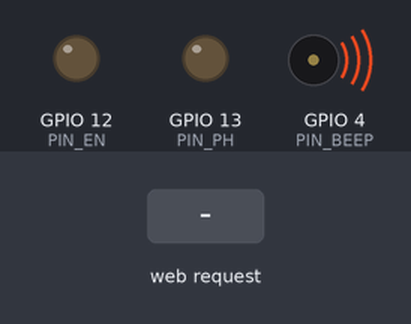
The sketch below on a simulated ESP8266 (NodeMCU). On the bench: output pins drawn as LEDs (lit = HIGH), buzzer (waves = sounding, pin HIGH). Inputs (shaded band) come from the test bench. WiFi joins after 1.5 s; servers stay silent unless stated; what the sketch prints to the serial monitor is not drawn.

Above: at 2.7 s.
2.8 s: HTTP request GET /0 received
At 3.6 s:
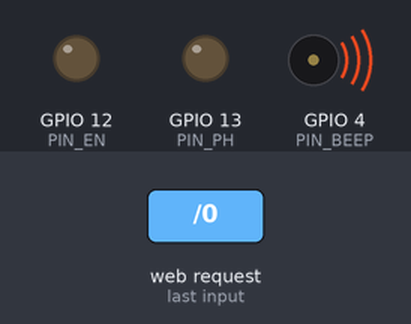
4.3 s: HTTP request GET /1 received
At 4.7 s:
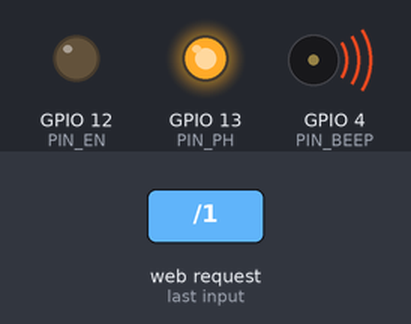
Timing chart, 0 to 7.3 s (numbered marks = the images above; inputs shaded):
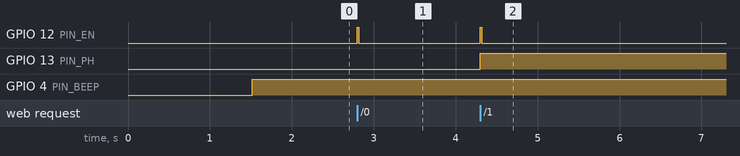

Measured:
- after the input at 2.8 s, GPIO 12 (PIN_EN): LOW → HIGH at once, → LOW 0.02 s later
- after the input at 4.3 s, GPIO 12 (PIN_EN): LOW → HIGH at once, → LOW 0.02 s later; GPIO 13 (PIN_PH): LOW → HIGH at once

The sketch:

ESPBeepAndDing.ino
```cpp
// Load this code onto the ESP8266-based board running each Santa ringer.
// Connect a piezo buzzer to pin 4, if desired.
// Connect a motor driver with Phase and Enable inputs (I used a TI
// DRV8838 on a Pololu carrier) to pins 12 and 13.

#include <ESP8266WiFi.h>          //https://github.com/esp8266/Arduino

//needed for library
#include <DNSServer.h>
#include <ESP8266WebServer.h>
#include <ESP8266mDNS.h>
#include <WiFiManager.h>          //https://github.com/tzapu/WiFiManager

#define PIN_BEEP 4
#define PIN_EN 12
#define PIN_PH 13

#define TIME_ON 15 //ms

// Create an instance of the server
// specify the port to listen on as an argument
ESP8266WebServer server(80);

char hname[11] = "beepXXXXXX";

void setup() {
  byte mac[6];

  digitalWrite(PIN_EN, LOW);
  digitalWrite(PIN_PH, LOW);
  pinMode(PIN_EN, OUTPUT);
  pinMode(PIN_PH, OUTPUT);

  Serial.begin(9600);

  //WiFiManager
  //Local intialization. Once its business is done, there is no need to keep it around
  WiFiManager wifiManager;

   //exit after config instead of connecting
   wifiManager.setBreakAfterConfig(true);

  //reset settings - for testing
  //wifiManager.resetSettings();

  //fetches ssid and pass and tries to connect
  //if it does not connect it starts an access point
  //and goes into a blocking loop awaiting configuration
  if(!wifiManager.autoConnect()) {
    Serial.println("failed to connect and hit timeout");
    delay(3000);
    //reset and try again, or maybe put it to deep sleep
    ESP.reset();
    delay(5000);
  }

  //if you get here you have connected to the WiFi
  Serial.println("connected...yeey :)");

  // Print the IP address
  Serial.println(WiFi.localIP());

  WiFi.macAddress(mac);
  sprintf(hname+4, "%02X%02X%02X", mac[3], mac[4], mac[5]);

  if (MDNS.begin(hname)) {
    Serial.println("MDNS responder started");
  }

  pinMode(PIN_BEEP, OUTPUT);

  //server.on("/", handleRoot);
  server.onNotFound(handleNotFound);

  server.on("/0", [](){
    digitalWrite(PIN_PH, LOW);
    digitalWrite(PIN_EN, HIGH);
    delay(TIME_ON);
    digitalWrite(PIN_EN, LOW);
    server.send(200, "text/plain", "ding");
  });

  server.on("/1", [](){
    digitalWrite(PIN_PH, HIGH);
    digitalWrite(PIN_EN, HIGH);
    delay(TIME_ON);
    digitalWrite(PIN_EN, LOW);
    server.send(200, "text/plain", "dong");
  });

  // Start the server
  server.begin();
  Serial.println("Server started");
}

volatile unsigned int freq = 0;

void loop(void){
  server.handleClient();

  if (freq == 0) {
    analogWrite(PIN_BEEP, PWMRANGE);
  }
  else {
    /*while (f > 1000) {
      f /= 2;
    }*/
    analogWriteFreq(freq);
    Serial.println(freq);
    analogWrite(PIN_BEEP, PWMRANGE/2);
  }
}

void handleNotFound() {
  for (int i = 0; i < server.args(); i++) {
    freq = server.arg(i).toInt();
  }

  server.send(200, "text/plain", hname);
}

/*
void handleNotFound(){
  String message = "File Not Found\n\n";
  message += "URI: ";
  message += server.uri();
  message += "\nMethod: ";
  message += (server.method() == HTTP_GET)?"GET":"POST";
  message += "\nArguments: ";
  message += server.args();
  message += "\n";
  for (uint8_t i=0; i<server.args(); i++){
    message += " " + server.argName(i) + ": " + server.arg(i) + "\n";
  }
  server.send(404, "text/plain", message);
}*/
```
